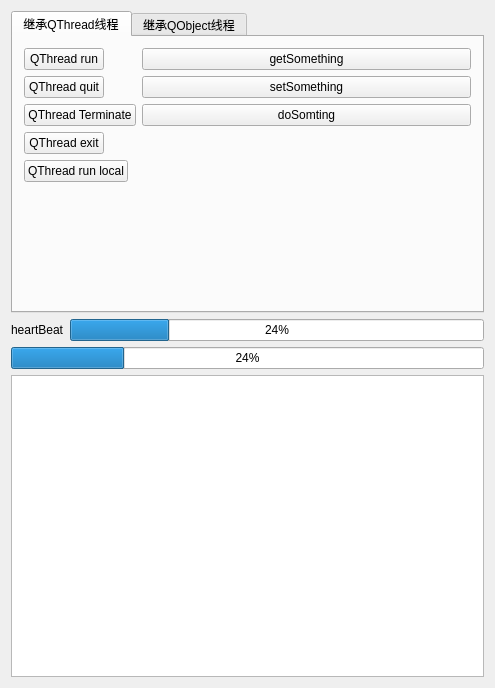
<?xml version="1.0" encoding="UTF-8"?>
<ui version="4.0">
 <class>Widget</class>
 <widget class="QWidget" name="Widget">
  <property name="geometry">
   <rect>
    <x>0</x>
    <y>0</y>
    <width>495</width>
    <height>688</height>
   </rect>
  </property>
  <property name="windowTitle">
   <string>Widget</string>
  </property>
  <layout class="QVBoxLayout" name="verticalLayout">
   <item>
    <widget class="QTabWidget" name="tabWidget">
     <property name="minimumSize">
      <size>
       <width>0</width>
       <height>300</height>
      </size>
     </property>
     <property name="currentIndex">
      <number>0</number>
     </property>
     <widget class="QWidget" name="tab">
      <attribute name="title">
       <string>继承QThread线程</string>
      </attribute>
      <layout class="QFormLayout" name="formLayout">
       <item row="0" column="0">
        <widget class="QPushButton" name="pushButton_qthread1">
         <property name="text">
          <string>QThread run</string>
         </property>
        </widget>
       </item>
       <item row="0" column="1">
        <widget class="QPushButton" name="pushButton_qthread1_getSomething">
         <property name="text">
          <string>getSomething</string>
         </property>
        </widget>
       </item>
       <item row="1" column="0">
        <widget class="QPushButton" name="pushButton_qthreadQuit">
         <property name="text">
          <string>QThread quit</string>
         </property>
        </widget>
       </item>
       <item row="1" column="1">
        <widget class="QPushButton" name="pushButton_qthread1_setSomething">
         <property name="text">
          <string>setSomething</string>
         </property>
        </widget>
       </item>
       <item row="2" column="0">
        <widget class="QPushButton" name="pushButton_qthreadTerminate">
         <property name="text">
          <string>QThread Terminate</string>
         </property>
        </widget>
       </item>
       <item row="2" column="1">
        <widget class="QPushButton" name="pushButton_doSomthing">
         <property name="text">
          <string>doSomting</string>
         </property>
        </widget>
       </item>
       <item row="3" column="0">
        <widget class="QPushButton" name="pushButton_qthreadExit">
         <property name="text">
          <string>QThread exit</string>
         </property>
        </widget>
       </item>
       <item row="4" column="0">
        <widget class="QPushButton" name="pushButton_qthreadRunLocal">
         <property name="text">
          <string>QThread run local</string>
         </property>
        </widget>
       </item>
      </layout>
     </widget>
     <widget class="QWidget" name="tab_2">
      <attribute name="title">
       <string>继承QObject线程</string>
      </attribute>
      <widget class="QPushButton" name="pushButton_qobjectStart">
       <property name="geometry">
        <rect>
         <x>30</x>
         <y>30</y>
         <width>221</width>
         <height>25</height>
        </rect>
       </property>
       <property name="text">
        <string>QObject-&gt;moveToThread run</string>
       </property>
      </widget>
      <widget class="QPushButton" name="pushButton_objQuit">
       <property name="geometry">
        <rect>
         <x>140</x>
         <y>80</y>
         <width>161</width>
         <height>25</height>
        </rect>
       </property>
       <property name="text">
        <string>obj quit</string>
       </property>
      </widget>
     </widget>
    </widget>
   </item>
   <item>
    <layout class="QHBoxLayout" name="horizontalLayout">
     <item>
      <widget class="QLabel" name="label">
       <property name="text">
        <string>heartBeat</string>
       </property>
      </widget>
     </item>
     <item>
      <widget class="QProgressBar" name="progressBar_heart">
       <property name="value">
        <number>24</number>
       </property>
      </widget>
     </item>
    </layout>
   </item>
   <item>
    <widget class="QProgressBar" name="progressBar">
     <property name="value">
      <number>24</number>
     </property>
    </widget>
   </item>
   <item>
    <widget class="QTextBrowser" name="textBrowser">
     <property name="minimumSize">
      <size>
       <width>0</width>
       <height>300</height>
      </size>
     </property>
    </widget>
   </item>
  </layout>
 </widget>
 <layoutdefault spacing="6" margin="11"/>
 <resources/>
 <connections/>
</ui>
